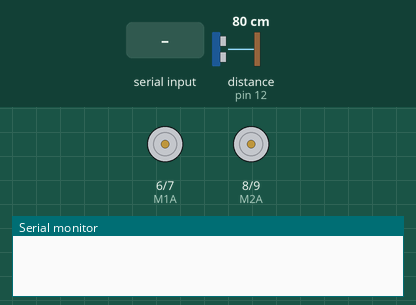
The sketch below on a simulated Arduino Uno, built with avr-gcc and run on an emulated ATmega328P. Shown: motor-driver pin pairs drawn as motors (green arrow = first pin HIGH = forward, orange = second pin HIGH = backward, longer = more drive, scaled by the enable pin), the last lines printed to the serial monitor. The test bench sets the inputs (shaded band); at power-on: distance to the obstacle (sensor on pin 12) 80 cm.

Above: at 1.2 s.
1.3 s: "B" received over Serial
At 1.7 s:
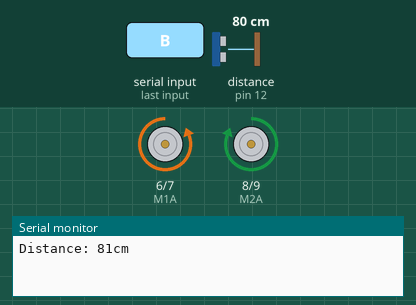
2.8 s: "L" received over Serial
At 4.0 s:
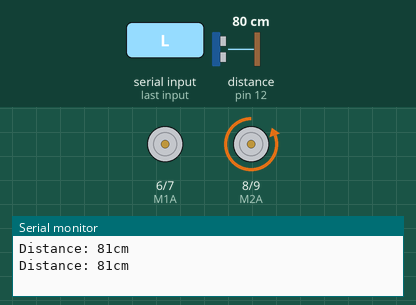
4.3 s: "R" received over Serial
At 5.1 s:
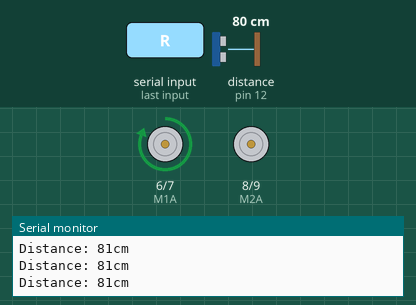
5.8 s: "1" received over Serial
At 6.3 s:
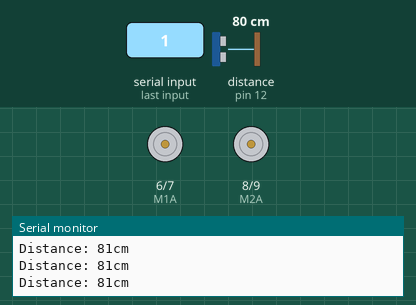
Timing chart, 0 to 8.3 s (numbered marks = the images above; inputs shaded):
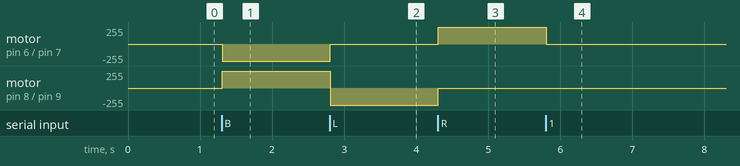

The sketch:

code_of_phase_1.ino
```cpp
#include <NewPing.h>
NewPing sonar(13, 12, 200);
#define M1A 6
#define M1B 7

#define M2A 8
#define M2B 9


#define EN1 5
#define EN2 10

char k;

void setup() {
  // put your setup code here, to run once:
  pinMode(M1A,OUTPUT);
  pinMode(M1B,OUTPUT);

  pinMode(M2A,OUTPUT);
  pinMode(M2B,OUTPUT);

  pinMode(EN1,OUTPUT);
  pinMode(EN2,OUTPUT);


  Serial.begin(9600);
}
void loop() {
  // put your main code here, to run repeatedly:
  if(Serial.available() >0){

 unsigned int distanceInCms = sonar.ping() / US_ROUNDTRIP_CM;
 Serial.println("Distance: " + String(distanceInCms) + "cm");

    k=Serial.read();
    if(k== 'F'&& distanceInCms<100);
    else if(k == 'F')
    {

      digitalWrite(M1A,HIGH);
      digitalWrite(M1B,LOW);

      digitalWrite(M2A,LOW);
      digitalWrite(M2B,HIGH);


      digitalWrite(EN1,HIGH);
      digitalWrite(EN2,HIGH);

     }
     else if(k == 'B'){
      digitalWrite(M1A,LOW);
      digitalWrite(M1B,HIGH);

      digitalWrite(M2A,HIGH);
      digitalWrite(M2B,LOW);


      digitalWrite(EN1,HIGH);
      digitalWrite(EN2,HIGH);

      }
      else if(k == 'L'){
      digitalWrite(M1A,LOW);
      digitalWrite(M1B,LOW);

      digitalWrite(M2A,LOW);
      digitalWrite(M2B,HIGH);


      digitalWrite(EN1,HIGH);
      digitalWrite(EN2,HIGH);

      }
      else if(k == 'R'){
      digitalWrite(M1A,HIGH);
      digitalWrite(M1B,LOW);

      digitalWrite(M2A,LOW);
      digitalWrite(M2B,LOW);


      digitalWrite(EN1,HIGH);
      digitalWrite(EN2,HIGH);

      }
      else{

        digitalWrite(M1A,LOW);
      digitalWrite(M1B,LOW);

      digitalWrite(M2A,LOW);
      digitalWrite(M2B,LOW);


      digitalWrite(EN1,LOW);
      digitalWrite(EN2,LOW);

        }

  }

}
```

Measured:
- after the input at 1.3 s, motor on pin 6 (M1A) / pin 7 (M1B): stopped → backward 255/255 at once; motor on pin 8 (M2A) / pin 9 (M2B): stopped → forward 255/255 at once
- after the input at 2.8 s, motor on pin 6 (M1A) / pin 7 (M1B): backward 255/255 → stopped at once; motor on pin 8 (M2A) / pin 9 (M2B): forward 255/255 → backward 255/255 at once
- after the input at 4.3 s, motor on pin 6 (M1A) / pin 7 (M1B): stopped → forward 255/255 at once; motor on pin 8 (M2A) / pin 9 (M2B): backward 255/255 → stopped at once
- after the input at 5.8 s, motor on pin 6 (M1A) / pin 7 (M1B): forward 255/255 → stopped at once
